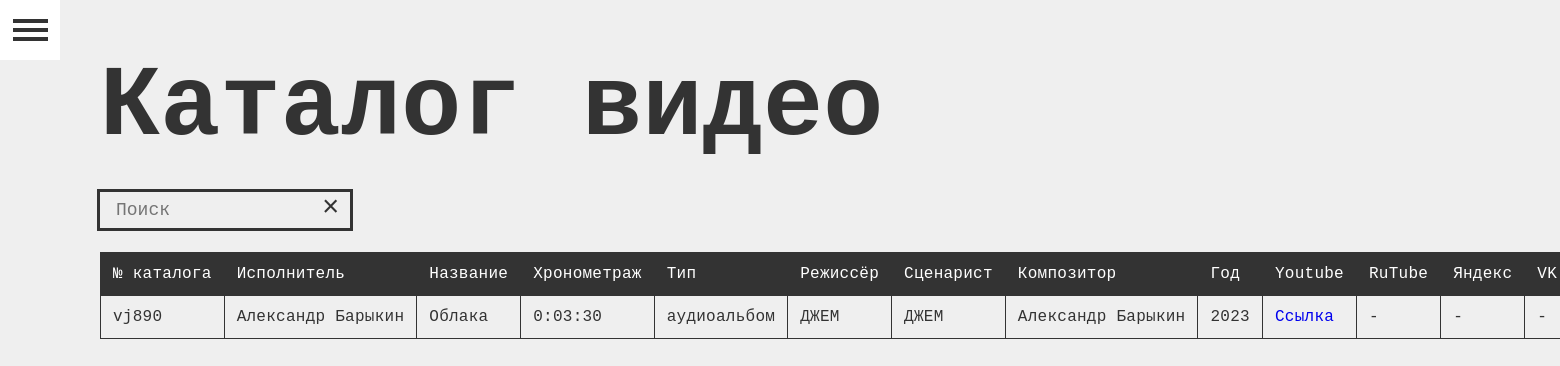
The app's page /, older data.
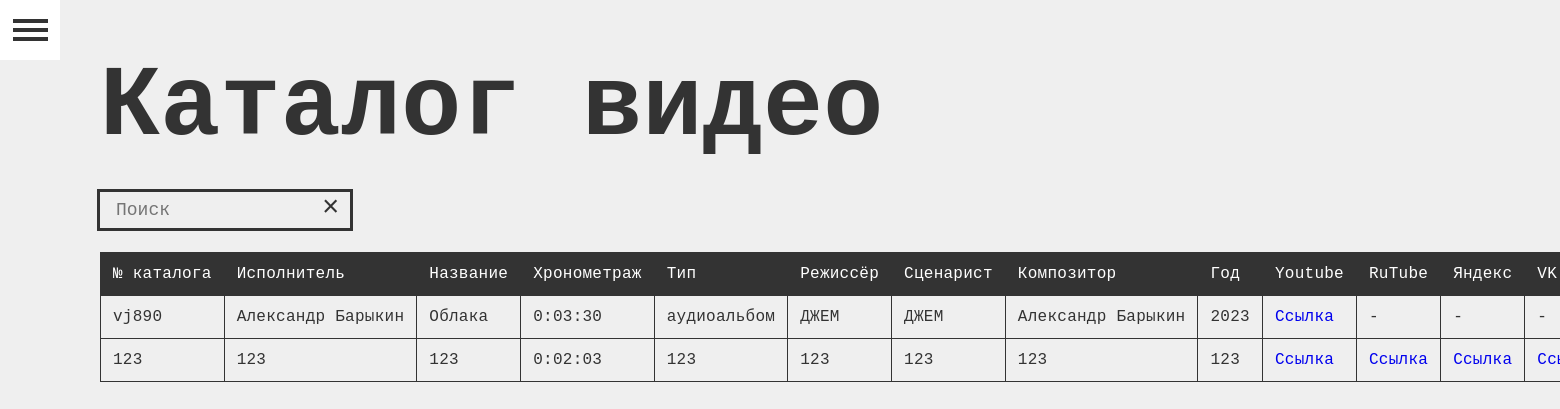
The same page, newer data.
### catalog/models.py (models this page shows, shortened)
class VideoCatalog(models.Model):
    catalog_number = models.CharField(max_length=30, verbose_name="№ каталога")
    performer = models.CharField(max_length=30, verbose_name="Исполнитель")
    title = models.CharField(max_length=30, verbose_name="Название")
    duration = models.DurationField(verbose_name="Хронометраж", blank=True, null=True)
    video_type = models.CharField(max_length=30, verbose_name="Тип", blank=True, null=True)
    director = models.CharField(max_length=30, verbose_name="Режиссёр", blank=True, null=True)
    screenwriter = models.CharField(max_length=30, verbose_name="Сценарист", blank=True, null=True)
    composer = models.CharField(max_length=30, verbose_name="Композитор", blank=True, null=True)
    year = models.PositiveIntegerField(verbose_name="Год", blank=True, null=True)
    youtube_link = models.URLField(verbose_name="Youtube", blank=True, null=True)
    rutube_link = models.URLField(verbose_name="RuTube", blank=True, null=True)
    yandex_link = models.URLField(verbose_name="Яндекс", blank=True, null=True)
    vk_link = models.URLField(verbose_name="VK", blank=True, null=True)
    zen_link = models.URLField(verbose_name="Дзен", blank=True, null=True)
    upc = models.CharField(max_length=30, verbose_name="UPC", blank=True, null=True)
    files = models.FileField(blank=True, null=True, verbose_name='Файлы')
    class Meta:
        verbose_name = "Видеокаталог"
        verbose_name_plural = "Видеокаталоги"

### catalog/views.py (the view)
# urls.py: path('', video_catalog_list, name='video_catalog_list'),
def video_catalog_list(request):
    video_catalogs = VideoCatalog.objects.all()
    return render(request, 'video_catalog_list.html', {'video_catalogs': video_catalogs})

### templates/video_catalog_list.html (shortened to what this page needs)
{% extends "base.html" %} {% load static %} {% block content %}
<div class="content-container wide">
  <h1 class="h1">Каталог видео</h1>
  <div class="search-input-wrapper">
  <input type="text" class="input search-input js-search-input" placeholder="Поиск">
    <div class="search-cross js-search-cross">×</div>
  </div>
  <table class="js-search-table" >
    <thead >
    <tr>
      <th>№ каталога</th>
      <th>Исполнитель</th>
      <th>Название</th>
      <th>Хронометраж</th>
      <th>Тип</th>
      <th>Режиссёр</th>
      <th>Сценарист</th>
      <th>Композитор</th>
      <th>Год</th>
      <th>Youtube</th>
      <th>RuTube</th>
      <th>Яндекс</th>
      <th>VK</th>
    </tr>
    </thead>
    <tbody>
    {% for item in video_catalogs %}
    <tr>
      <td>{{ item.catalog_number }}</td>
      <td>{{ item.performer }}</td>
      <td>{{ item.title }}</td>
      <td>{{ item.duration }}</td>
      <td>{{ item.video_type }}</td>
      <td>{{ item.director }}</td>
      <td>{{ item.screenwriter }}</td>
      <td>{{ item.composer }}</td>
      <td>{{ item.year }}</td>
      <td>
        <a target="_blank" href="{{ item.youtube_link }}">Ссылка</a>
      </td>
      <td>
        {% if item.rutube_link %}
        <a target="_blank" href="{{ item.rutube_link }}">Ссылка</a>
        {% else %} - {% endif %}
      </td>
      <td>
        {% if item.yandex_link %}
        <a target="_blank" href="{{ item.yandex_link }}">Ссылка</a>
        {% else %} - {% endif %}
      </td>
      <td>
        {% if item.vk_link %}
        <a target="_blank" href="{{ item.vk_link }}">Ссылка</a>
        {% else %} - {% endif %}
      </td>
    </tr>
    {% empty %}
    <tr>
      <td colspan="9">Нет данных.</td>
    </tr>
    {% endfor %}
    </tbody>
  </table>
</div>
{% endblock %}

Row changes from the older to the newer data that the page shows:
added VideoCatalog: catalog_number "123", performer "123", title "123", duration "0:02:03", video_type "123", director "123", screenwriter "123", composer "123", year "123"
